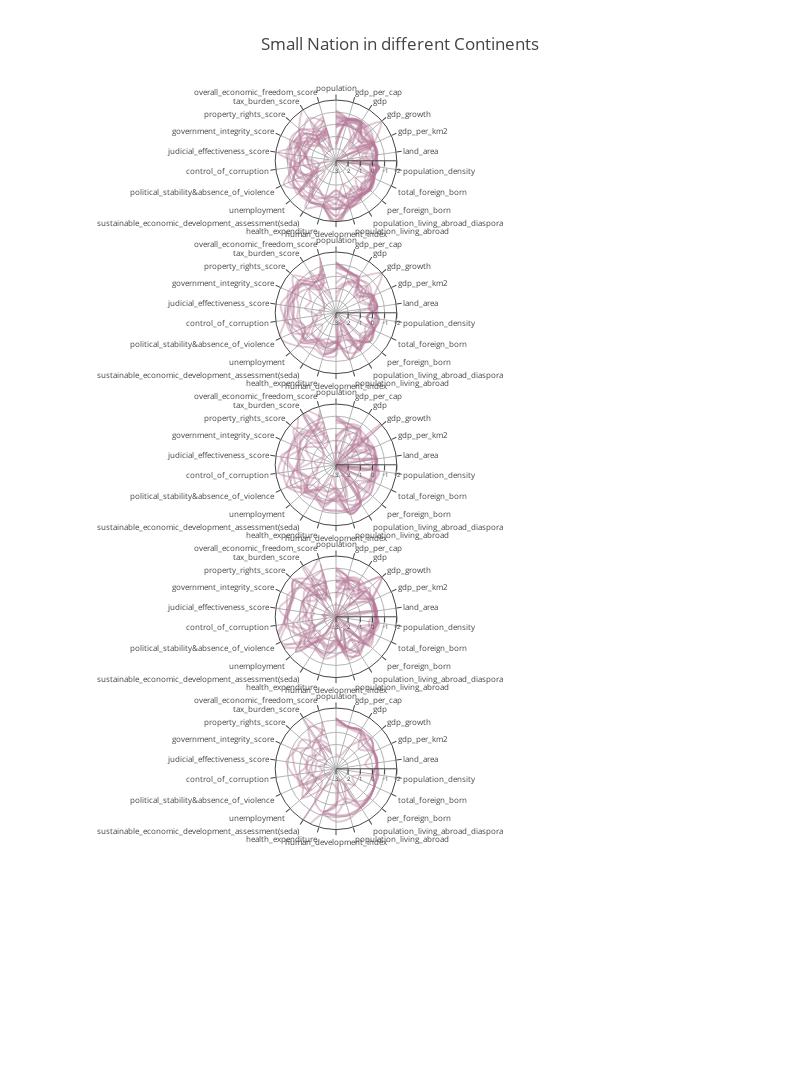

Notebook cell for this chart:
### Markdown cell above
## Overview for each continent

### Code cell
from plotly import tools
from random import randint

total= df_norm['continent'].nunique()


traces = []
subplot_titles = []


# Plot one subplot 
def draw_one_nation(data, subplot):

    
    return go.Scatterpolar(
            name = data[0], # country name
            subplot = subplot,
            r = data[1:-2],
            theta = df_norm.columns[1:-2],
            mode = "lines",
#             fill = "toself",
#             fillcolor = "rgba(180,120,150,0.2)",
            line = dict(
                shape = "spline",
                color = "rgba(180,120,150,0.4)",
            ) 
#         mode = "markers",
#         marker = dict(
#             color = "rgba(180,120,150,0.4)",
            
#         )
    )
    

# Plot for group of continents
continents = df_norm.groupby('continent')
# continents.groups['Africa']
data = []
    
for i, continent in enumerate(continents):
    nations = continent[1] #df

    subplot = "polar"
    if i != 0:
        subplot += str(i+1)
    
    for i in range(len(nations)):
        nation = nations.iloc[i]
#         print(nation[0])
        data.append(draw_one_nation(nation, subplot))
    

    
# Subplot format
total = 5
cols = 1
rows = total//cols+1


width = 1/cols*0.8
height = 1/rows*0.8

w_offset = 1/cols*0.2
h_offset = 1/rows*0.2

polars = dict()
for i, continent in enumerate(continents):
    subplot = "polar"

    if i!=0:
        subplot += str(i+1)
        
    col = i % cols
    row = i // cols

    x = [(width+w_offset)*(col), width*(col+1) + w_offset*col]
    y = [1-height*(row+1)-h_offset*row, 1-(height+h_offset)*(row)]
        
    print(continent[0], col, row)

    
    polars[subplot] = dict(
        domain = dict(
            x = x,
            y = y
        ),
        angularaxis=dict(
            tickfont = dict(
                size = 8 
            ),
            ticks = "outside" ,
            rotation = 90,
            direction = "clockwise"
        ),
        radialaxis = dict(
            visible = True,
            tickfont = dict(
                size = 6 
            ),
            nticks = 6,
            range = [3, -2]
        )
    )

    
layout = go.Layout(
    showlegend = False,
    title = "Small Nation in different Continents ",
)


fig = go.Figure(data=data, layout=layout)
fig['layout'].update(polars)
fig['layout'].update(width=max(cols*500,800),height=rows*500)
iplot(fig)
